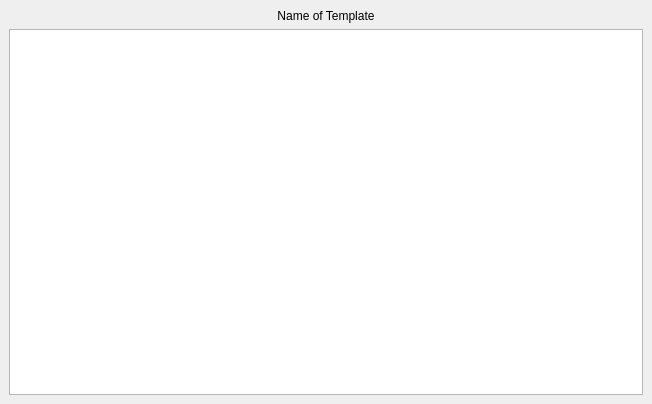
<?xml version="1.0" encoding="UTF-8"?>
<ui version="4.0">
 <class>TemplateEditorDock</class>
 <widget class="QDockWidget" name="TemplateEditorDock">
  <property name="geometry">
   <rect>
    <x>0</x>
    <y>0</y>
    <width>652</width>
    <height>404</height>
   </rect>
  </property>
  <property name="minimumSize">
   <size>
    <width>300</width>
    <height>404</height>
   </size>
  </property>
  <property name="windowTitle">
   <string>TemplateEditor</string>
  </property>
  <widget class="QWidget" name="dockWidgetContents">
   <layout class="QVBoxLayout" name="verticalLayout">
    <item>
     <widget class="QLabel" name="label">
      <property name="text">
       <string>Name of Template</string>
      </property>
      <property name="alignment">
       <set>Qt::AlignCenter</set>
      </property>
     </widget>
    </item>
    <item>
     <widget class="QListView" name="listView"/>
    </item>
   </layout>
  </widget>
  <action name="actionAddToTimeline">
   <property name="text">
    <string>AddToTimeline</string>
   </property>
   <property name="toolTip">
    <string>Add To Timeline</string>
   </property>
  </action>
 </widget>
 <resources/>
 <connections/>
</ui>
